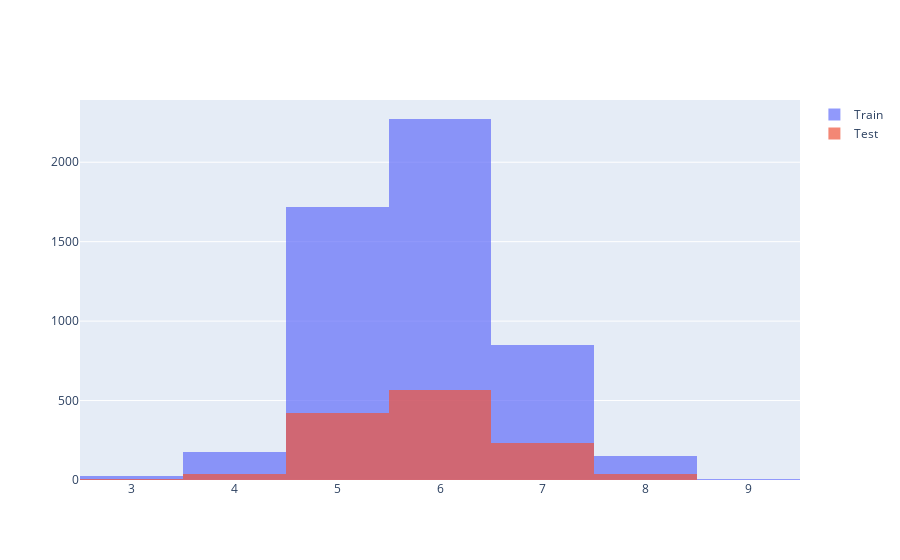

The notebook cell this image was saved under:
### Code cell
import plotly.graph_objects as go

fig = go.Figure()
fig.add_trace(go.Histogram(x=X_train['quality'], name = 'Train'))
fig.add_trace(go.Histogram(x=X_test['quality'], name = 'Test'))

fig.update_layout(barmode = 'overlay')
fig.update_traces(opacity=0.7)
fig.show()

### Figure 1 — Plotly figure (JSON) as saved in the notebook; plotly's stock layout.template omitted (floating-point values rounded to 4 significant figures; data arrays with more than 128 entries replaced by an {"elided": "..."} marker saying what was removed)
{"data": [{"name": "Train", "opacity": 0.7, "type": "histogram", "x": {"elided": "5197 int values"}}, {"name": "Test", "opacity": 0.7, "type": "histogram", "x": {"elided": "1300 int values"}}], "layout": {"barmode": "overlay"}}
